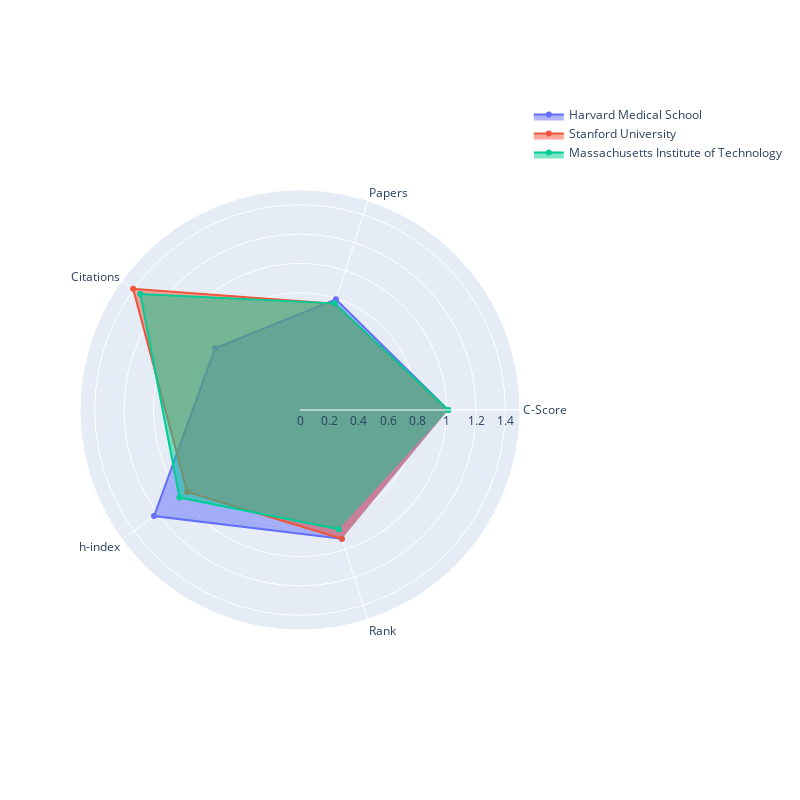

Write notebook code for a chart like this one.
### Code cell
from plotly import graph_objects as go

global_mean_c = data['c (ns)'].mean()
global_mean_nps = data['nps (ns)'].mean()
global_mean_ncs = data['ncs (ns)'].mean()
global_mean_h_index = data['h21 (ns)'].mean()
global_mean_rank = data['rank (ns)'].mean()

inst = data['inst_name'].value_counts()[:3].index

fig = go.Figure()
fig.update_layout(width=800, height=800)
fig.update_layout(polar=dict(radialaxis=dict(visible=True,range=[0, 1.5])))

for i in range(len(inst)):
    data_inst = data[data['inst_name'] == inst[i]]
    
    c = data_inst['c (ns)'].mean() / global_mean_c
    nps = data_inst['nps (ns)'].mean()/ global_mean_nps
    ncs = data_inst['ncs (ns)'].mean() / global_mean_ncs
    h_index = data_inst['h21 (ns)'].mean() / global_mean_h_index
    rank = data_inst['rank (ns)'].mean() / global_mean_rank

    fig.add_trace(
        go.Scatterpolar(
            theta=['C-Score','Papers','Citations','h-index','Rank'],
            r=[c, nps, ncs, h_index, rank],
            fill='toself',
            name=inst[i]
        ),
    )

fig.show()

### Figure 1 — Plotly figure (JSON) as saved in the notebook; plotly's stock layout.template omitted (floating-point values rounded to 4 significant figures)
{"data": [{"fill": "toself", "name": "Harvard Medical School", "r": [1.01, 0.7934, 0.7152, 1.23, 0.9236], "theta": ["C-Score", "Papers", "Citations", "h-index", "Rank"], "type": "scatterpolar"}, {"fill": "toself", "name": "Stanford University", "r": [1.008, 0.7623, 1.406, 0.9512, 0.9235], "theta": ["C-Score", "Papers", "Citations", "h-index", "Rank"], "type": "scatterpolar"}, {"fill": "toself", "name": "Massachusetts Institute of Technology", "r": [1.012, 0.7645, 1.346, 1.016, 0.8555], "theta": ["C-Score", "Papers", "Citations", "h-index", "Rank"], "type": "scatterpolar"}], "layout": {"height": 800, "polar": {"radialaxis": {"range": [0, 1.5], "visible": true}}, "width": 800}}
